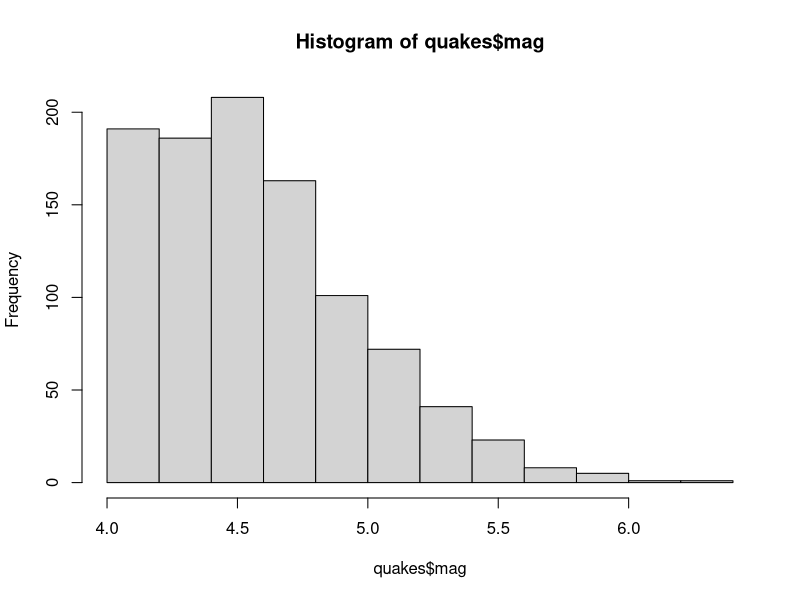

Here is the R script that generated this plot:
## ---- chunk 1
hist(quakes$mag)
